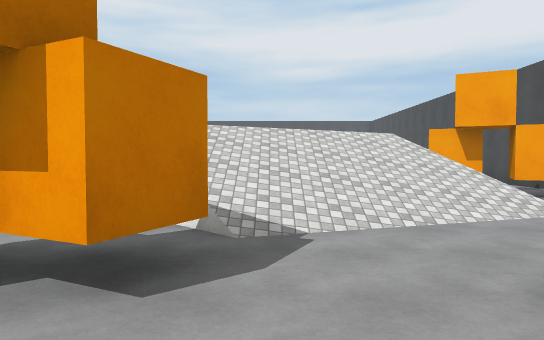
[1] (above)

24 first-person views from a walk through a 3-D level made in the Unity game engine. The camera is 1.5 m above the floor, tilts 2° down and sees 70° across. The floor is counted in squares, 2 m on a side. Each view is taken from the middle of a square. On the plan, view 1 faces up. The plan holds only what a view shows up to about 12 squares ahead; the rest is blank. The player character is not drawn. Surface patterns are stand-ins for the level's own textures.

[2]
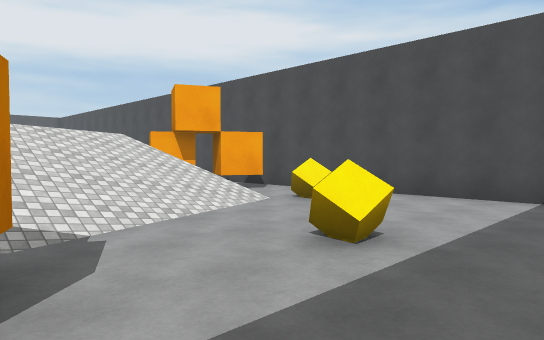

[3]
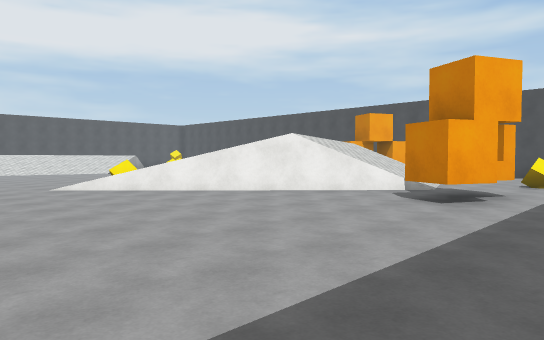

[4]
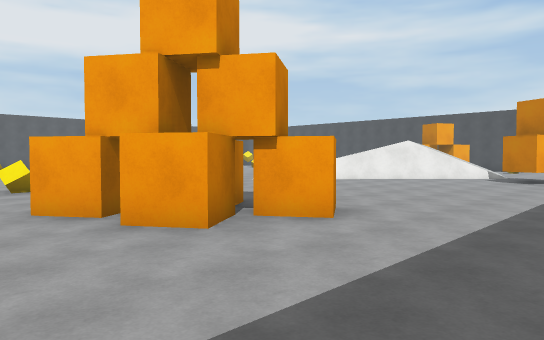

[5]
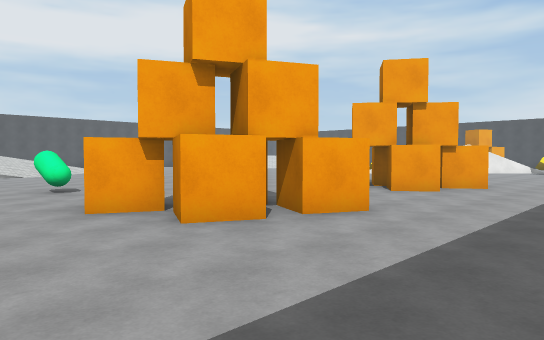

[6]
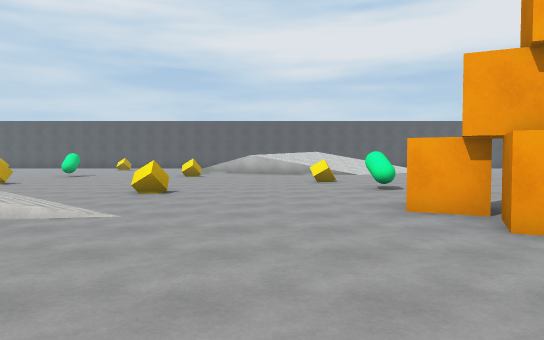

[7]
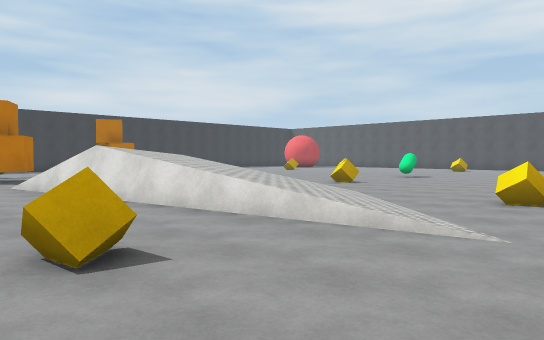

[8]
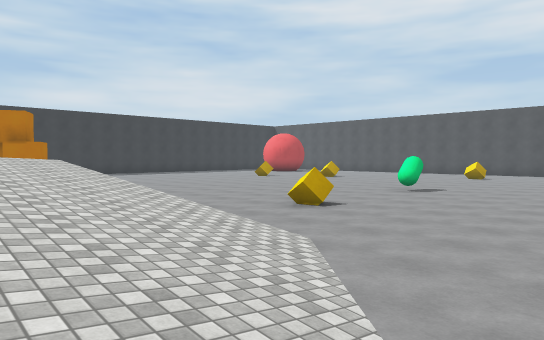

[9]
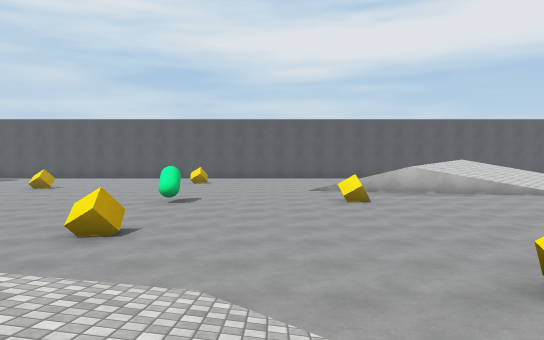

[10]
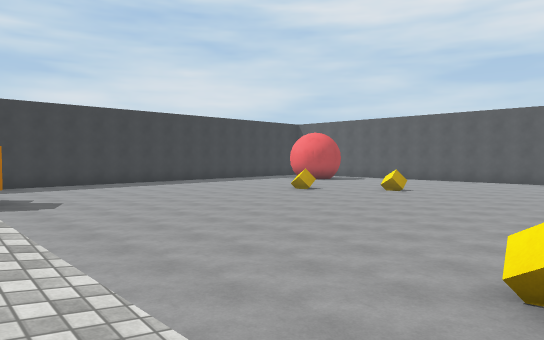

[11]
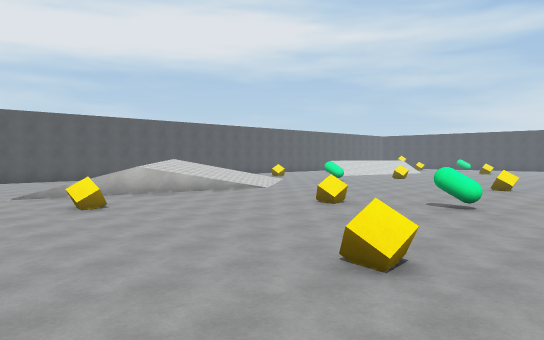

[12]
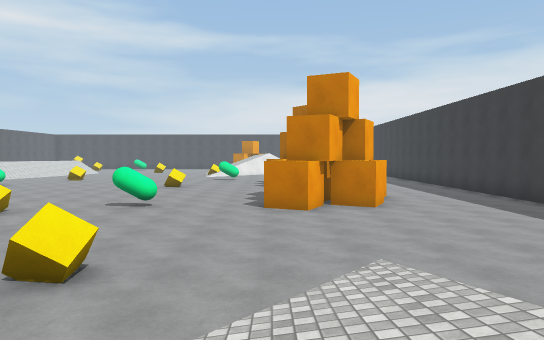

[13]
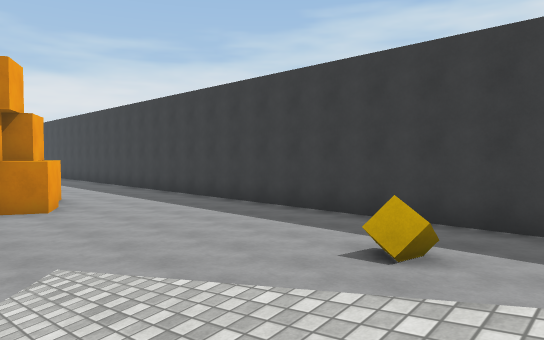

[14]
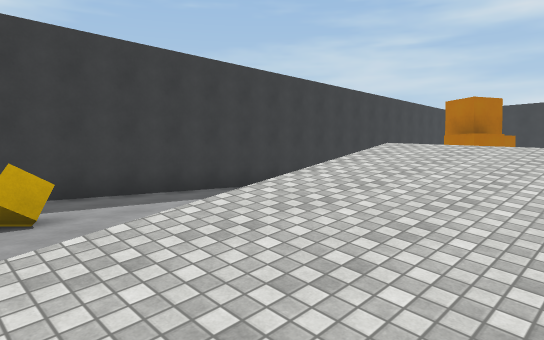

[15]
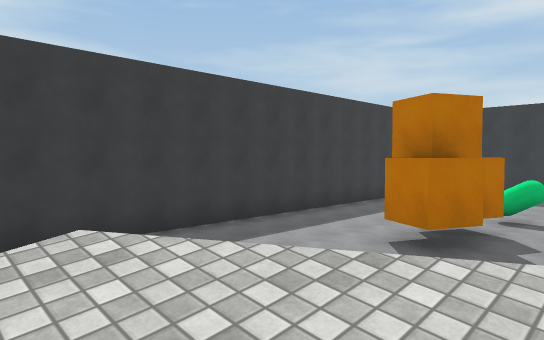

[16]
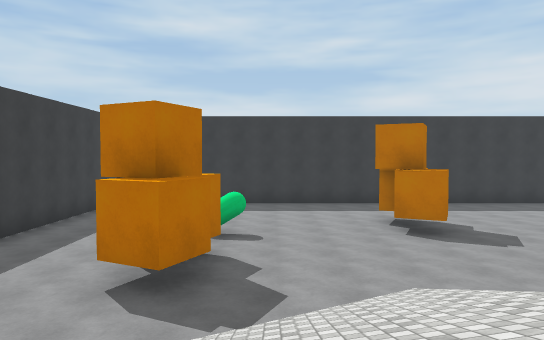

[17]
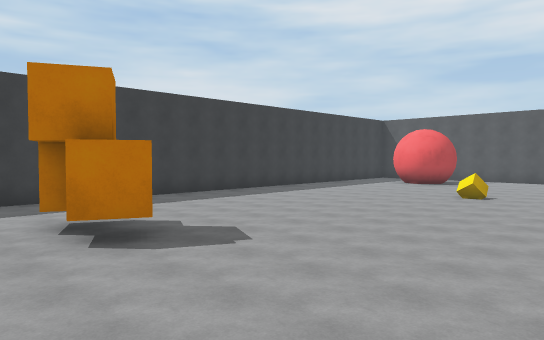

[18]
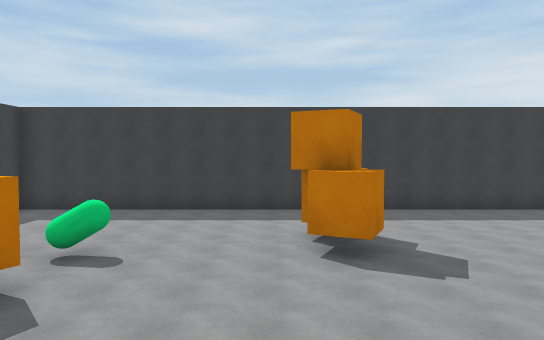

[19]
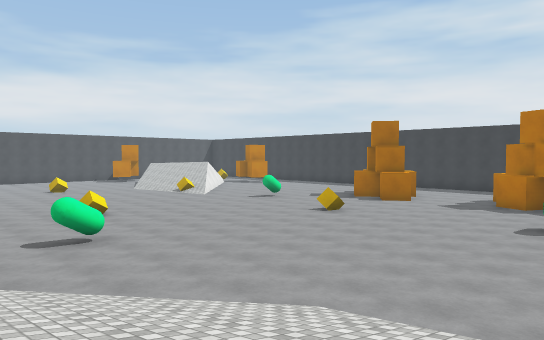

[20]
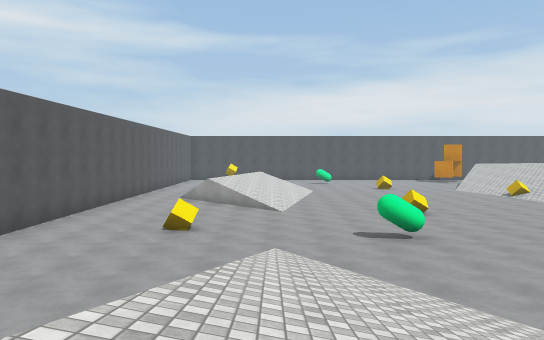

[21]
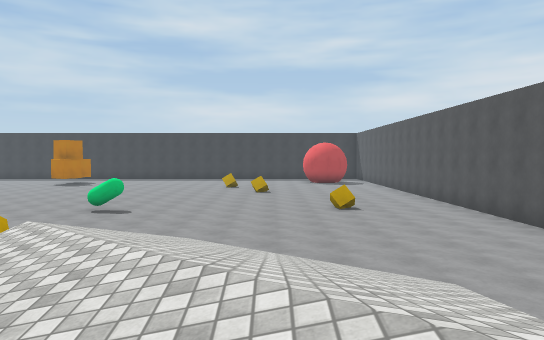

[22]
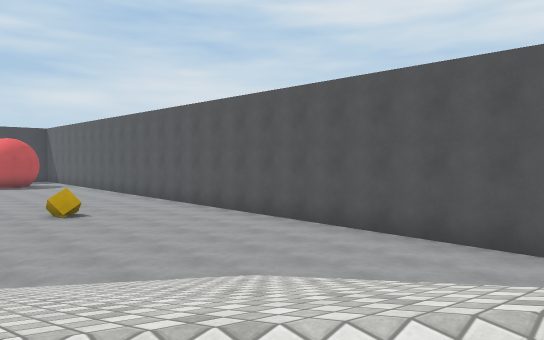

[23]
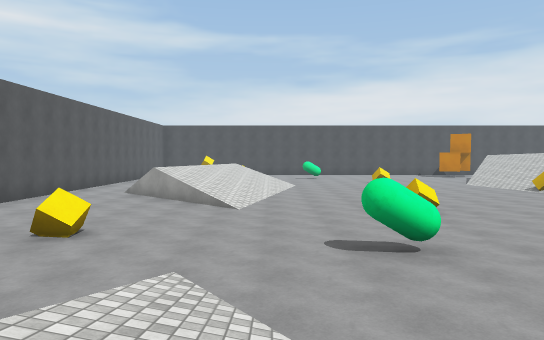

[24]
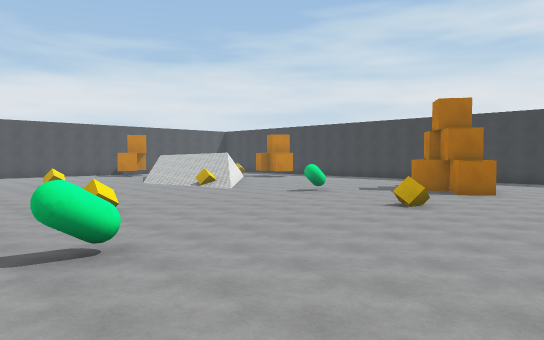

### Floor plan
Key: @ floor where view 1 was taken; # wall or solid block; . floor; / step, stairs or slope; = window, fence, low wall or low ledge; O other object.
Columns run from 44 left of view 1 to 7 right of it. Each row starts with its distance up from view 1.
 25               ###########       ########
 24               ...........      .........
 23              ............    ...........
 22              ...........    ..........//
 21             ...O......//   .....O....///
 20             .........////  /........////
 19         .. .........///////////.....////
 18       ..............//////////........//
 17      ..O............/////////..O........
 16     ..................../=//.............
 15 #. ............O....O..............O  ...
 14 #......................................
 13 #.......................................
 12 #.......................O...............           #
 11 #..............O........................           #
 10 #..............................O........           #
  9 #  .O.O..................O............#O        O .#
  8 #...OOO......./=//..O..................=/       OO.#
  7 #........./////////.....................// ////. O.#
  6 #.........//////////.....OO....O........./#///// ..#
  5 #..........//////////....OOO...OOO........//////O..#
  4 #.....O.OO./ //##//.......OOO..OOO.........///.....#
  3 #.......OO../..............O.....O........OO.......#
  2 #  .........  .....O.....................OOO..O....#
  1 #...........   ....................................#
  0 #............ ................ ..  . ..    .@..
 -1   ############################

Where each view was taken, in squares from view 1:
view 1: 0 up, 0 right, facing up
view 2: 0 up, 1 left, facing up-right
view 3: 0 up, 9 left, facing up-right
view 4: 0 up, 15 left, facing up-right
view 5: 0 up, 21 left, facing up-right
view 6: 0 up, 21 left, facing up
view 7: 1 up, 22 left, facing up-left
view 8: 5 up, 24 left, facing up-left
view 9: 5 up, 26 left, facing up
view 10: 7 up, 28 left, facing up-left
view 11: 6 up, 27 left, facing up-right
view 12: 6 up, 27 left, facing right
view 13: 6 up, 27 left, facing down-right
view 14: 7 up, 24 left, facing down-left
view 15: 6 up, 29 left, facing down-left
view 16: 5 up, 30 left, facing left
view 17: 6 up, 33 left, facing up-left
view 18: 7 up, 32 left, facing left
view 19: 19 up, 20 left, facing down-right
view 20: 19 up, 20 left, facing right
view 21: 19 up, 18 left, facing left
view 22: 18 up, 19 left, facing up-left
view 23: 18 up, 17 left, facing right
view 24: 18 up, 17 left, facing down-right
